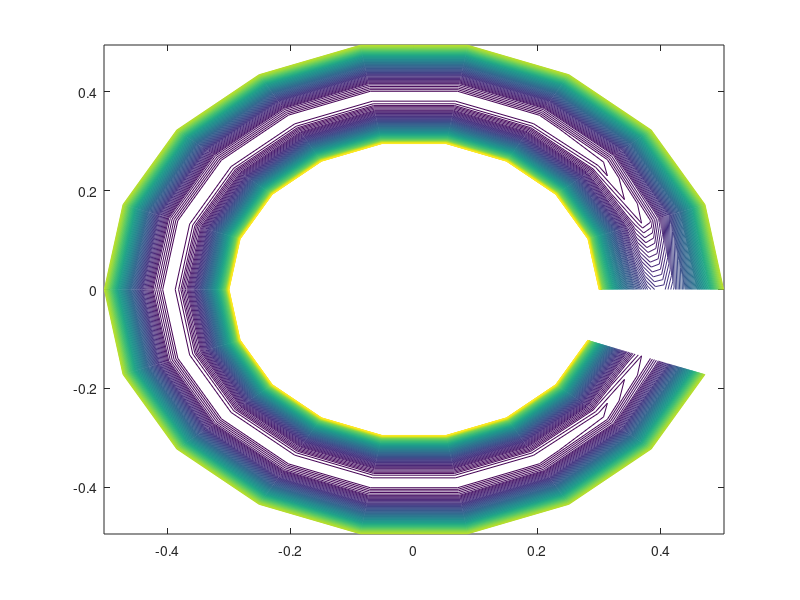
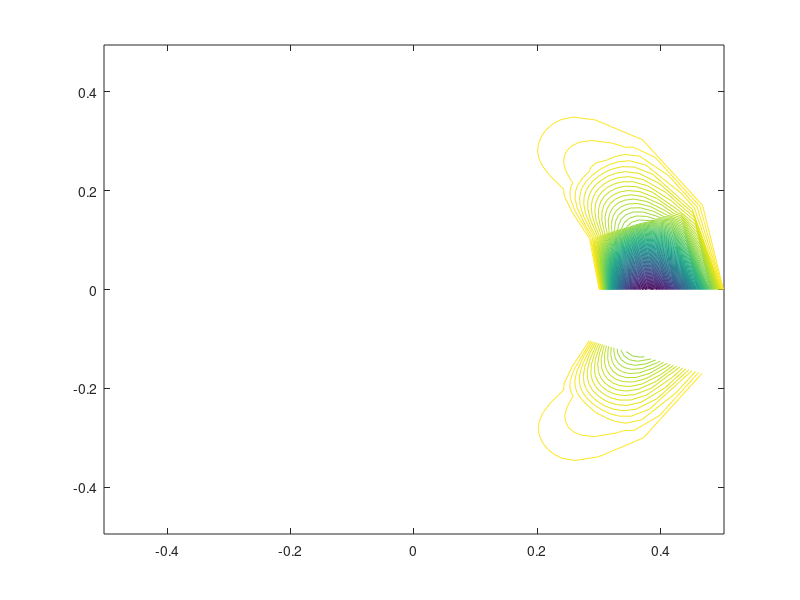

These charts were generated, in order, by the following MATLAB code:
clc
clear all
tic;
alpha=1.1;
nu=1;
k1=1000;
delta_r(1)=0.005;
r(1)=0.3;
i=1;
while r(i)<0.5
    delta_r(i+1)=alpha*delta_r(i);
    r(i+1)=r(i)+delta_r(i);
    if r(i)>0.5
        r(i)=0.5;
    end
%     delta_r(i)=abs(r(i+1)-r(i));
        i=i+1;
end
Imax=i;
delta_teta=2*pi/Imax;
teta=[0:delta_teta:2*pi-delta_teta];
w=-5.625*ones(Imax,Imax,k1);
w(:,1,:)=-5.625;
w(:,Imax,:)=-5.625;
 
for j=1:Imax
    A(j)=(2)/(delta_r(j)^2*alpha*(alpha+1));
    B(j)=1/(r(j)*alpha*delta_r(j)*(1+alpha));
%     B(j)=1/(r(j)*alpha*(1+alpha));
    C(j)=1/(r(j)*delta_teta)^2;
    %E(j)=1/(r(j)*A(j))+2/(A(j));
    %F(j)=-alpha^2*(1/(r(j)*A(j)))+2*alpha/(A(j)*delta_r(j));
end
  
D=zeros(Imax,Imax,k1);
si=zeros(Imax,Imax,k1);
si(:,Imax,:)=0;
si1=zeros(Imax,Imax,k1);

v=1;
k=1;
while v>10^(-6)
%  for k=1:100    
for j=2:Imax-1
    
        si(1,j,k+1)=(-si(1,j+1,k)*(A(j)+B(j))-si(1,j-1,k+1)*(A(j)*alpha-(alpha^2)*B(j))-si(2,j,k)*C(j)-si(Imax,j,k+1)*C(j)-w(1,j,k))/(-A(j)*(alpha+1)+B(j)*((alpha^2)-1)-2*C(j));

    for i=2:Imax-1
        
        si(i,j,k+1)=(-si(i,j+1,k)*(A(j)+B(j))-si(i,j-1,k+1)*(A(j)*alpha-(alpha^2)*B(j))-si(i+1,j,k)*C(j)-si(i-1,j,k+1)*C(j)-w(i,j,k))/(-A(j)*(alpha+1)+B(j)*((alpha^2)-1)-2*C(j));

     
    end
        si(Imax,j,k+1)=(-si(Imax,j+1,k)*(A(j)+B(j))-si(Imax,j-1,k+1)*(A(j)*alpha-(alpha^2)*B(j))-si(1,j,k)*C(j)-si(Imax-1,j,k+1)*C(j)-w(Imax,j,k))/(-A(j)*(alpha+1)+B(j)*((alpha^2)-1)-2*C(j));
 

end
 for i=2:Imax-1
   si(i,1,k+1)=si(i,2,k+1)+r(1)*5*delta_r(1);

 end
 si(Imax,1,k+1)=si(Imax,2,k+1)+r(1)*5*delta_r(1);
 si(1,1,k+1)=si(1,2,k+1)+r(1)*5*delta_r(1);
 v=max(max(abs(si(:,:,k+1)-si(:,:,k))));
 
for j=2:Imax-1
    for i=2:Imax-1
        D(1,j,k+1)=nu*(alpha+1)*A(j)-((alpha^2)-1)*nu*B(j)+2*nu*C(j)+((alpha^2)-1)*B(j)*(si(2,j,k+1)-si(Imax,j,k+1))/(2*delta_teta);

    
        D(i,j,k+1)=nu*(alpha+1)*A(j)-((alpha^2)-1)*nu*B(j)+2*nu*C(j)+((alpha^2)-1)*B(j)*(si(i+1,j,k+1)-si(i-1,j,k+1))/(2*delta_teta);

    end
        D(Imax,j,k+1)=nu*(alpha+1)*A(j)-((alpha^2)-1)*nu*B(j)+2*nu*C(j)+((alpha^2)-1)*B(j)*(si(1,j,k+1)-si(Imax-1,j,k+1))/(2*delta_teta);

end

   for i=2:Imax-1

      for j=2:Imax-1
        w(1,j,k+1)=(w(1,j+1,k)*(nu*A(j)+nu*B(j)-B(j)*((si(2,j,k+1)-si(Imax,j,k+1))/(2*delta_teta)))+...
            w(1,j-1,k+1)*(alpha*nu*A(j)-(alpha^2)*nu*B(j)+(alpha^2)*B(j)*(si(2,j,k+1)-si(Imax-1,j,k+1))/(2*delta_teta))+...
            w(2,j,k)*(nu*C(j)+(si(1,j+1,k+1)-(alpha^2)*si(1,j-1,k+1)+((alpha^2)-1)*si(1,j,k+1))/(2*r(j)*delta_teta*alpha*(1+alpha)))+...
            w(Imax,j,k+1)*(nu*C(j)-(si(1,j+1,k+1)-(alpha^2)*si(1,j-1,k+1)+((alpha^2)-1)*si(1,j,k+1))/(2*r(j)*delta_teta*alpha*(1+alpha))))/D(1,j,k+1);
        
        w(i,j,k+1)=(w(i,j+1,k)*(nu*A(j)+nu*B(j)-B(j)*((si(i+1,j,k+1)-si(i-1,j,k+1))/(2*delta_teta)))+...
            w(i,j-1,k+1)*(alpha*nu*A(j)-(alpha^2)*nu*B(j)+(alpha^2)*B(j)*(si(i+1,j,k+1)-si(i-1,j,k+1))/(2*delta_teta))+...
            w(i+1,j,k)*(nu*C(j)+(si(i,j+1,k+1)-(alpha^2)*si(i,j-1,k+1)+((alpha^2)-1)*si(i,j,k+1))/(2*r(j)*delta_teta*alpha*(1+alpha)))+...
            w(i-1,j,k+1)*(nu*C(j)-(si(i,j+1,k+1)-(alpha^2)*si(i,j-1,k+1)+((alpha^2)-1)*si(i,j,k+1))/(2*r(j)*delta_teta*alpha*(1+alpha))))/D(i,j,k+1);
         
         w(Imax,j,k+1)=(w(Imax,j+1,k)*(nu*A(j)+nu*B(j)-B(j)*((si(1,j,k+1)-si(Imax-1,j,k+1))/(2*delta_teta)))+...
            w(Imax,j-1,k+1)*(alpha*nu*A(j)-(alpha^2)*nu*B(j)+(alpha^2)*B(j)*(si(1,j,k+1)-si(Imax-1,j,k+1))/(2*delta_teta))+...
            w(1,j,k)*(nu*C(j)+(si(1,j+1,k+1)-(alpha^2)*si(1,j-1,k+1)+((alpha^2)-1)*si(1,j,k+1))/(2*r(j)*delta_teta*alpha*(1+alpha)))+...
            w(Imax-1,j,k+1)*(nu*C(j)-(si(Imax,j+1,k+1)-(alpha^2)*si(Imax,j-1,k+1)+((alpha^2)-1)*si(Imax,j,k+1))/(2*r(j)*delta_teta*alpha*(1+alpha))))/D(Imax,j,k+1);
      end

  end
 k=k+1;
end
si1=si(:,:,k);
w1=w(:,:,k);
% 
% [T R]=pol2cart(teta,r(1,:));
% [X Y]= meshgrid(T,R); 
% 
% figure(1)
% contour(X,Y,si1,30)
% colorbar;
% 
% figure(2)
% contour(X,Y,w1)
% colorbar

%%
[x,y]=meshgrid(r,teta);
[b,o]=pol2cart(y,x);
contour(b,o,si1,100)
%%
figure
contour(b,o,w1,100)
%%
for j=1:Imax
    for i=2:Imax-1
Vr(i,j)=(si(i+1,j,k)-si(i-1,j))/(r(j)*2*delta_teta);
    end
Vr(1,j)=(si(2,j,k)-si(Imax,j))/(r(j)*2*delta_teta);
Vr(Imax,j)=(si(1,j,k)-si(Imax-1,j))/(r(j)*2*delta_teta);

end
for j=1:Imax
    for i=1:Imax-1
Vt(i,j)=(si(i+1,j,k)-si(i,j))/(2*delta_r(j));
    end
Vt(Imax,j)=(si(1,j,k)-si(Imax,j))/(2*delta_r(j));

end
k
%figure
%plot(Vt,r);
toc;
